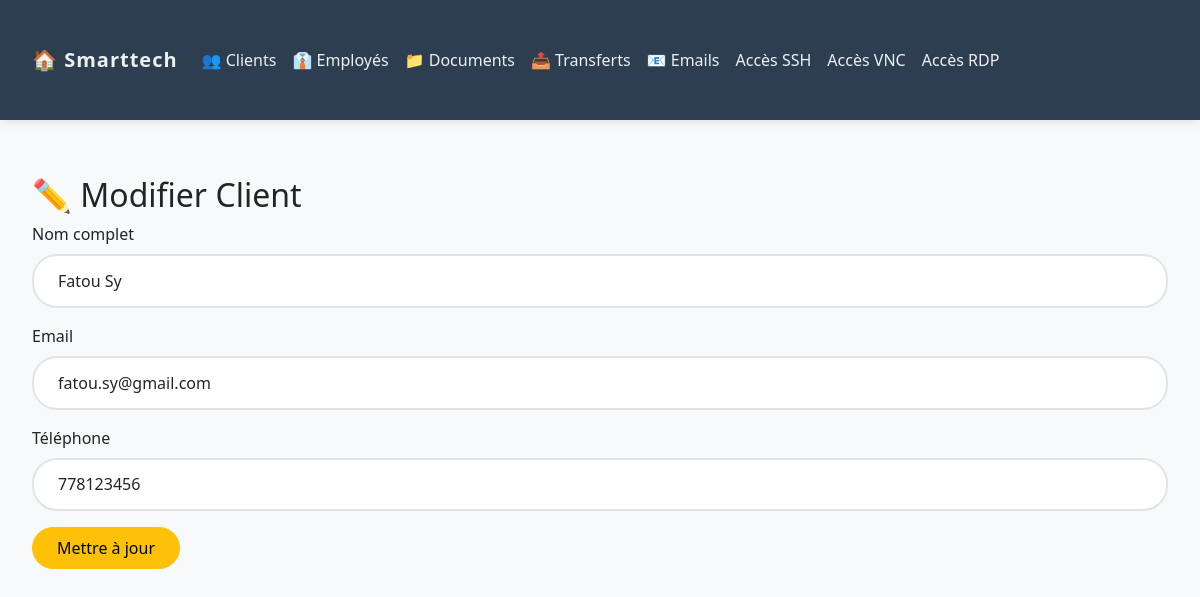
/edit_client.php?id=1, run on the app's committed database.
### tables this page shows
CREATE TABLE `clients` (
  `id` bigint(20) UNSIGNED NOT NULL PRIMARY KEY AUTO_INCREMENT,
  `nom` varchar(255) NOT NULL,
  `email` varchar(255) NOT NULL UNIQUE,
  `telephone` varchar(255) NOT NULL,
  `created_at` timestamp NULL DEFAULT NULL,
  `updated_at` timestamp NULL DEFAULT NULL
);

### edit_client.php (the view, shortened to what this page needs)
<?php
include 'includes/header.php';
include 'config.php';
$id = (int)$_GET['id'];
$stmt = $pdo->prepare("SELECT * FROM clients WHERE id = ?");
$stmt->execute([$id]);
$client = $stmt->fetch();
?>
<div class="container mt-4">
    <h2>✏️ Modifier Client</h2>
    <form method="POST">
        <div class="mb-3">
            <label class="form-label">Nom complet</label>
            <input type="text" name="nom" class="form-control" value="<?= $client['nom'] ?>" required>
        </div>
        <div class="mb-3">
            <label class="form-label">Email</label>
            <input type="email" name="email" class="form-control" value="<?= $client['email'] ?>" required>
        </div>
        <div class="mb-3">
            <label class="form-label">Téléphone</label>
            <input type="tel" name="telephone" class="form-control" pattern="[0-9]{9,14}" value="<?= $client['telephone'] ?>" required>
        </div>
        <button type="submit" class="btn btn-warning"> Mettre à jour</button>
    </form>
</div>
<?php include 'includes/footer.php'; ?>

### assets/css/style.css (style rules this page uses)
* { margin: 0; padding: 0; box-sizing: border-box; font-family: 'Segoe UI', sans-serif; }
.container { flex: 1; padding: 2rem; max-width: 1200px; }
.btn { border-radius: 25px; padding: 0.5rem 1.5rem; transition: all 0.3s ease; }
.form-control { border-radius: 25px; padding: 0.8rem 1.5rem; border: 2px solid #dfe6e9; }
.container { animation: fadeIn 0.5s ease-out; }

### data on the page
clients: nom "Fatou Sy", email "fatou.sy@gmail.com", telephone "778123456"
